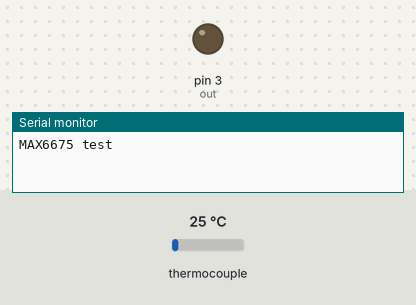
Bench run of a sketch on a simulated Arduino Uno, built with avr-gcc and run on an emulated ATmega328P. Parts: output pins drawn as LEDs (lit = HIGH), the last lines printed to the serial monitor. The inputs (shaded band) are chosen by the test bench; at power-on: thermocouple 25 °C.

Above: at 0.1 s.
At 0.6 s:
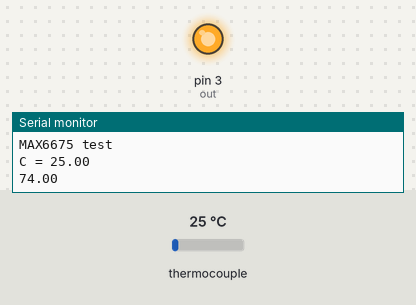
Timing chart, 0 to 2.1 s (numbered marks = the images above):
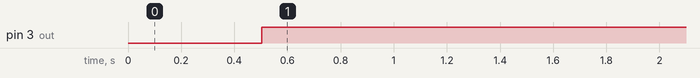

The sketch:

PID.ino
```cpp
#include "max6675.h"

int thermoDO = 4;
int thermoCS = 5;
int thermoCLK = 6;

int time = 200;
int Ku = 6;
int Tu = 35;
int Kp = .2*Ku;
int Ti = .5*Tu;
int Td = .33*Tu;
int proportional = 0;
int integral = 0;
int derivative = 0;
float u = 0;
int ERROR = 0;
int target = 99;
int out = 3;
int a = 0;

MAX6675 thermocouple(thermoCLK, thermoCS, thermoDO);

void setup() {
  Serial.begin(9600);
  pinMode(out, OUTPUT);

  Serial.println("MAX6675 test");
  // wait for MAX chip to stabilize
  delay(500);
  a = thermocouple.readCelsius();
}

void loop() {
  // basic readout test, just print the current temp

  //proportional
    proportional = (target - thermocouple.readCelsius());

  //integral
    ERROR += (target - thermocouple.readCelsius());
    integral = (1/Ti)*ERROR;

  //derivative
  int b = thermocouple.readCelsius();

  derivative = Td*(b-a)/time;

  a = b;

  u = Kp*(proportional + integral + derivative);


  if (u > 0){
    digitalWrite(3, HIGH);
  }else{
    digitalWrite(3, LOW);


  }
  Serial.print("C = ");
  Serial.println(thermocouple.readCelsius());
  Serial.println(u);

  u = 0;


  // For the MAX6675 to update, you must delay AT LEAST 250ms between reads!
  delay(time);
}
```

Measured:
- by itself, pin 3 (out): LOW → HIGH at 0.50 s
